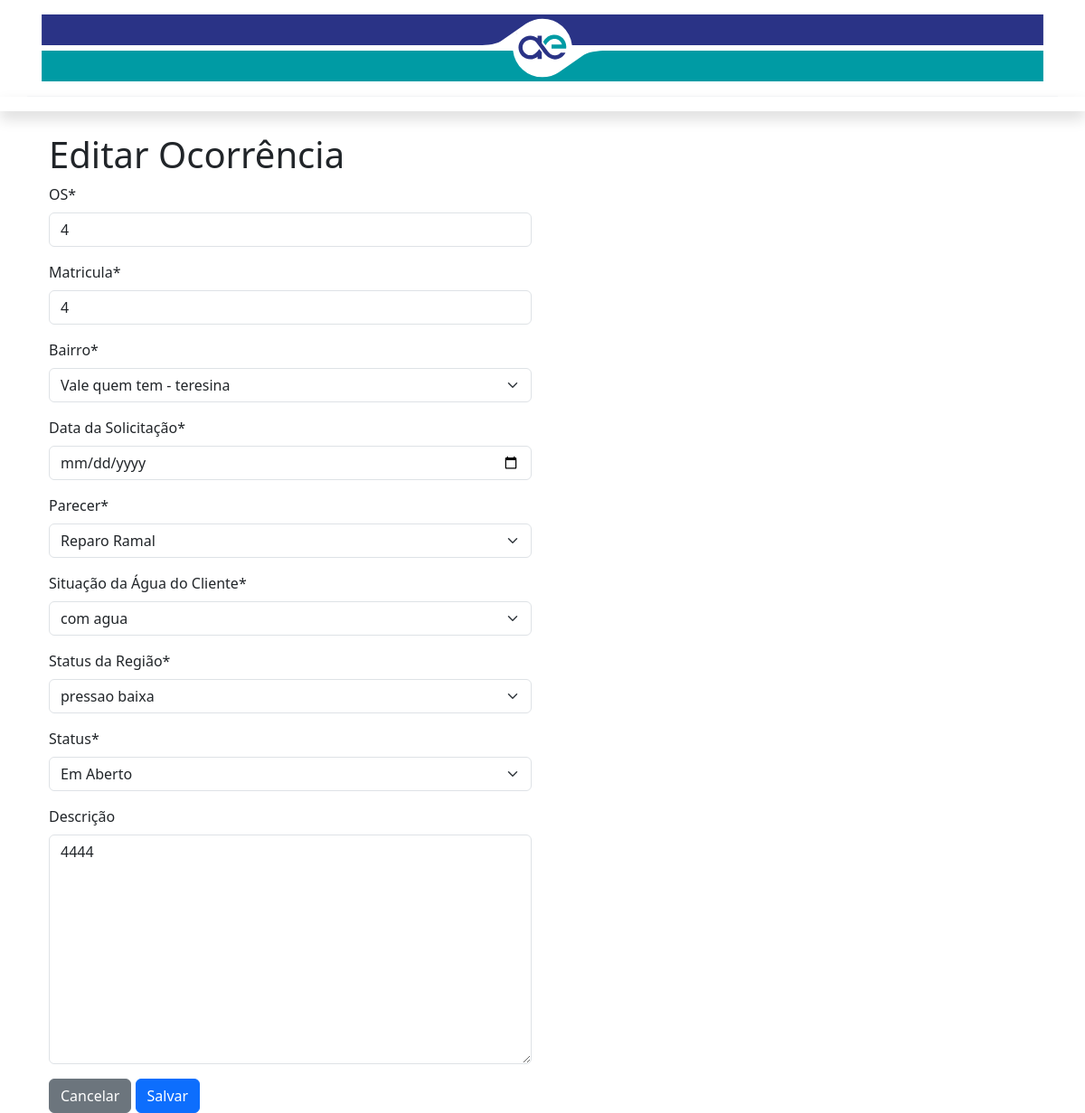
/editar/4/, run on an earlier commit of the app's database.
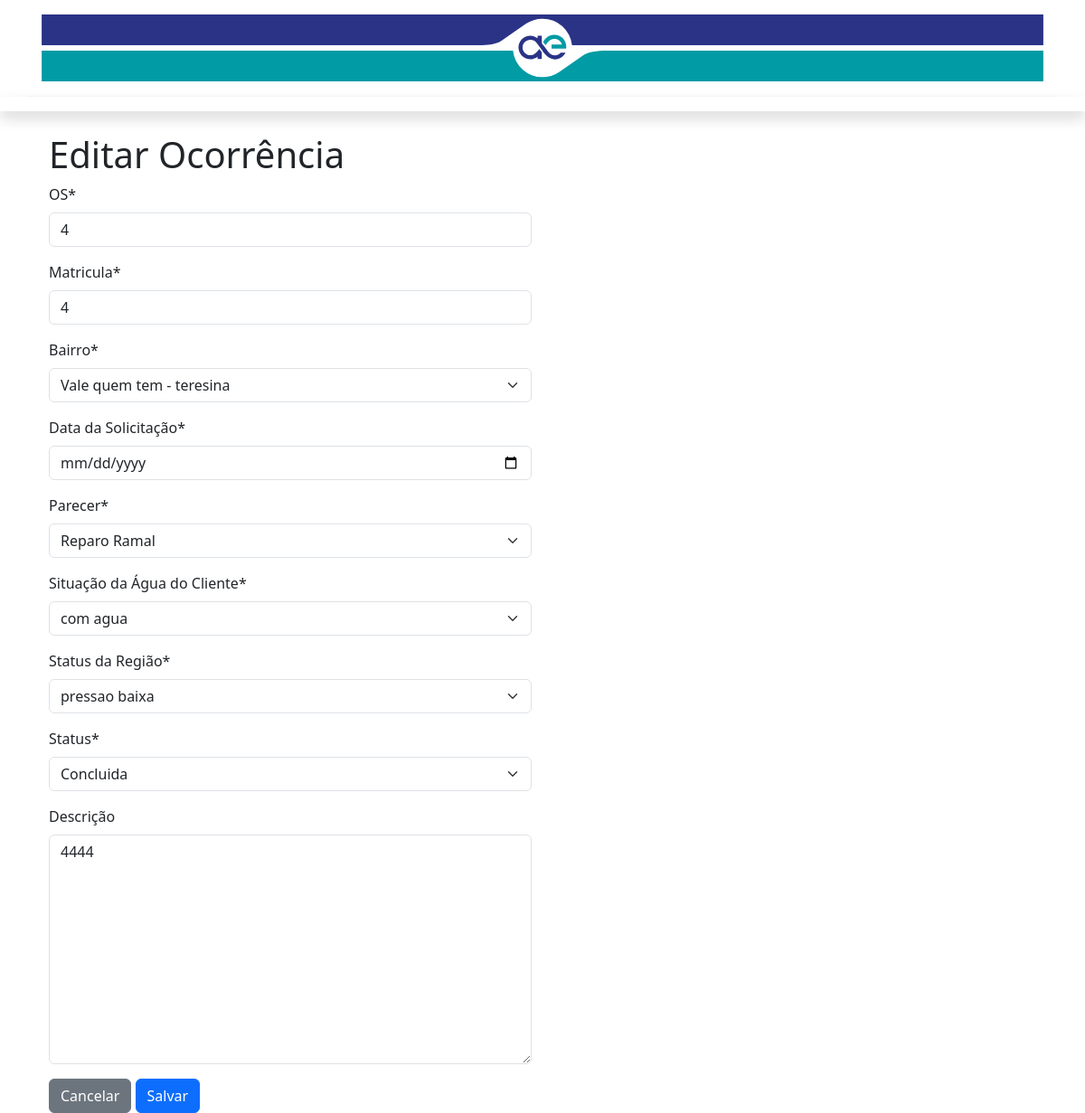
And on a later commit of the database.
### ocorrencia/models.py (models this page shows, shortened)
class Ocorrencia(models.Model):
    class StatusOcorrencia(models.TextChoices):
        EM_ABERTO = 'EM_ABERTO', 'Em Aberto'
        CONCLUIDA = 'CONCLUIDA', 'Concluida'
    ordem_de_servico = models.IntegerField('OS')
    matricula = models.IntegerField('Matricula')
    bairro = models.ForeignKey(Bairro, on_delete=models.CASCADE, related_name="ocorrencias")
    data_solicitacao = models.DateTimeField('Data da Solicitação')
    parecer = models.ForeignKey(Parecer, on_delete=models.SET_NULL, null=True, related_name="ocorrencias", verbose_name="Parecer")
    situacao_agua_cliente = models.ForeignKey(SituacaoAguaCliente, on_delete=models.SET_NULL,null=True, related_name="ocorrencias", verbose_name="Situação da Água do Cliente")
    status_regiao = models.ForeignKey(StatusRegiao, on_delete=models.SET_NULL, null=True, related_name="ocorrencias", verbose_name="Status da Região")
    plantonista = models.ForeignKey(User, on_delete=models.SET_NULL, null=True, related_name="ocorrencias", verbose_name="Plantonista")
    plantao = models.ForeignKey(Plantao, on_delete=models.SET_NULL, null=True, related_name="ocorrencias", verbose_name="Plantao")
    status = models.CharField(
        'Status',
        max_length=10,
        choices=StatusOcorrencia.choices,
        default=StatusOcorrencia.EM_ABERTO,
    )
    descricao = models.TextField('Descrição',blank=True, null=True)

### ocorrencia/views.py (the view)
# urls.py: path('editar/<int:ocorrencia_id>/', editar_ocorrencia, name='editar_ocorrencia'),
def editar_ocorrencia(request, ocorrencia_id):
    ocorrencia = get_object_or_404(Ocorrencia, id=ocorrencia_id)
    if request.method == 'POST':
        form = OcorrenciaForm(request.POST, instance=ocorrencia)
        if form.is_valid():
            form.save()
            messages.success(request, f'Ocorrência {ocorrencia.ordem_de_servico} editada com sucesso!')
            return redirect('lista_ocorrencia')
    else:
        form = OcorrenciaForm(instance=ocorrencia)
    return render(request, 'ocorrencia/editar_ocorrencia.html', {'form': form})

### ocorrencia/forms.py
class OcorrenciaForm(forms.ModelForm):
    class Meta:
        model = Ocorrencia
        fields = '__all__'
        widgets = {
            "bairro": forms.Select(attrs={'class': 'form-control'}),
            "parecer": forms.Select(attrs={'class': 'form-control'}),
            "data_solicitacao": forms.TextInput(attrs={'class': 'form-control', 'type': 'date'}),
            "situacao_agua_cliente": forms.Select(attrs={'class': 'form-control'}),
            "status_regiao": forms.Select(attrs={'class': 'form-control'}),
            "plantonista": forms.HiddenInput,
            "plantao": forms.HiddenInput,
        }

### ocorrencia/models.py (called while the page is built)
    def __str__(self):
        return f"{self.nome} - {self.unidade.nome}"

    def __str__(self):
        return self.descricao

    def __str__(self):
        return self.descricao

    def __str__(self):
        return self.descricao

### ocorrencia/templates/ocorrencia/editar_ocorrencia.html (shortened to what this page needs)
{% extends 'ocorrencia/modelo.html' %}
{% load static %}
{% load crispy_forms_tags %}
{% block conteudo %}
<div class="container mt-4">
    <h1>Editar Ocorrência</h1>
    <div class="row">
    <div class="col-6">
    <form method="post">
        {{ form|crispy }}
        <a href="{% url 'lista_ocorrencia' %}" class="btn btn-secondary">Cancelar</a>
        <button type="submit" class="btn btn-primary">Salvar</button>
    </form>
    </div>
    </div>
</div>
{% endblock %}

What changed in the data, as far as the page shows it:
changed Ocorrencia "Vale quem tem - teresina": status "Em Aberto" → "Concluida"
